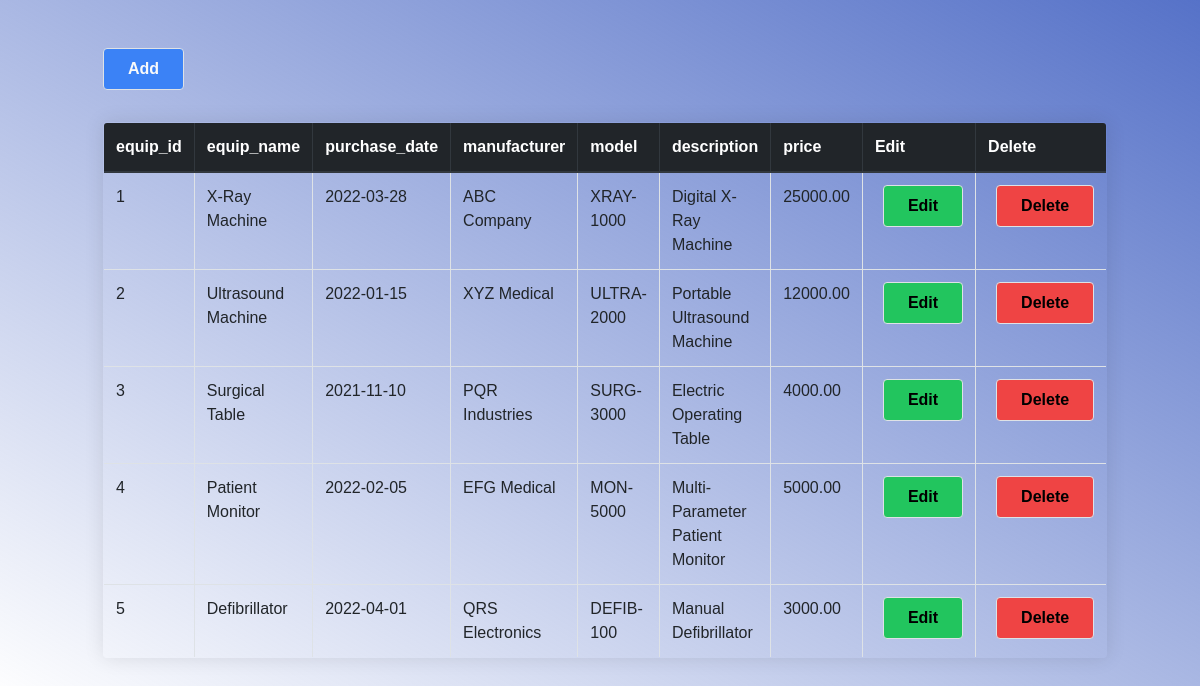
Page /equipment.php on the committed database.
### tables this page shows
CREATE TABLE equipments (
  equip_id INT NOT NULL AUTO_INCREMENT,
  equip_name VARCHAR(255) NOT NULL,
  purchase_date DATE NOT NULL,
  manufacturer VARCHAR(255) NOT NULL,
  model VARCHAR(255),
  description TEXT,
  price DECIMAL(10,2) NOT NULL,
  PRIMARY KEY (equip_id)
);

### equipment.php (the view, shortened to what this page needs)
<!DOCTYPE html>
<html>
    <head>
        <link rel="stylesheet" href="https://cdn.jsdelivr.net/npm/bootstrap@4.0.0/dist/css/bootstrap.min.css">
        <script src ="https://cdn.tailwindcss.com"></script>
    </head>
    <body>
    <div class="container my-5">
        <button class="mb-8 bg-blue-500 hover:bg-blue-700 text-white font-bold py-2 px-4 border border-blue-700 rounded">
            <a href = "Add Details/add_equipments.php" class="text-light">Add</a>
        </button>
        <table class="table table-bordered table-hover rounded">
            <thead class="thead-dark">
                <tr >
                    <th scope = "col" >equip_id</th>
                    <th scope = "col" >equip_name</th>
                    <th scope = "col" >purchase_date</th>
                    <th scope = "col" >manufacturer</th>
                    <th scope = "col" >model</th>
                    <th scope = "col" >description</th>
                    <th scope = "col" >price</th>
                    <th scope = "col" >Edit</th>
                    <th scope = "col" >Delete</th>
                    </tr>
            </thead>
            <tbody>
                <?php
                    require_once "Connection/dbconfig.php";
                    $sql = "Select * from equipments";
                    $result = $pdo->query($sql);
                    if($result->rowCount()>0){
                        while($row = $result->fetch())
                        {
                            ?>
                                <tr>
                                <td><?php echo $row['equip_id']; ?></td>
                                <td><?php echo $row['equip_name']; ?></td>
                                <td><?php echo $row['purchase_date']; ?></td>
                                <td><?php echo $row['manufacturer']; ?></td>
                                <td><?php echo $row['model']; ?></td>
                                <td><?php echo $row['description']; ?></td>
                                <td><?php echo $row['price']; ?></td>
                                <td>
                                    <button class="ml-2 bg-green-500 hover:bg-green-700 text-black font-bold py-2 px-4 border border-blue-700 rounded">
                                    <a href="Update/edit_equipments.php?patient_id=<?php echo $row['equip_id'];?>">Edit</a></button>
                                </td>
                                <td>
                                    <button class="ml-2 bg-red-500 hover:bg-red-700 text-black font-bold py-2 px-4 border border-blue-700 rounded">
                                    <a href="Delete/delete_equipments.php?deleteid=<?php echo $row['equip_id'];?>" onclick = "return confirm('are you sure to delete');">Delete</a></button>
                                </td>
                                </tr>
                            <?php
                        }
                    }
                ?>
            </tbody>
        </table>
    </div>
    </body>
</html>

### equipment.php (style rules this page uses)
body { margin: relative; background: linear-gradient(30deg, #49a0, #5672c8); font-family: sans-serif; font-weight: 100; }
table { width: 90%; border-collapse: collapse; overflow: hidden; box-shadow: 0 0 20px rgba(0,0,0,0.1); }

### rows in the picture
equipments: equip_id "1", equip_name "X-Ray Machine", purchase_date "2022-03-28", manufacturer "ABC Company", model "XRAY-1000", description "Digital X-Ray Machine", price "25000.00"
equipments: equip_id "2", equip_name "Ultrasound Machine", purchase_date "2022-01-15", manufacturer "XYZ Medical", model "ULTRA-2000", description "Portable Ultrasound Machine", price "12000.00"
equipments: equip_id "3", equip_name "Surgical Table", purchase_date "2021-11-10", manufacturer "PQR Industries", model "SURG-3000", description "Electric Operating Table", price "4000.00"
equipments: equip_id "4", equip_name "Patient Monitor", purchase_date "2022-02-05", manufacturer "EFG Medical", model "MON-5000", description "Multi-Parameter Patient Monitor", price "5000.00"
equipments: equip_id "5", equip_name "Defibrillator", purchase_date "2022-04-01", manufacturer "QRS Electronics", model "DEFIB-100", description "Manual Defibrillator", price "3000.00"
